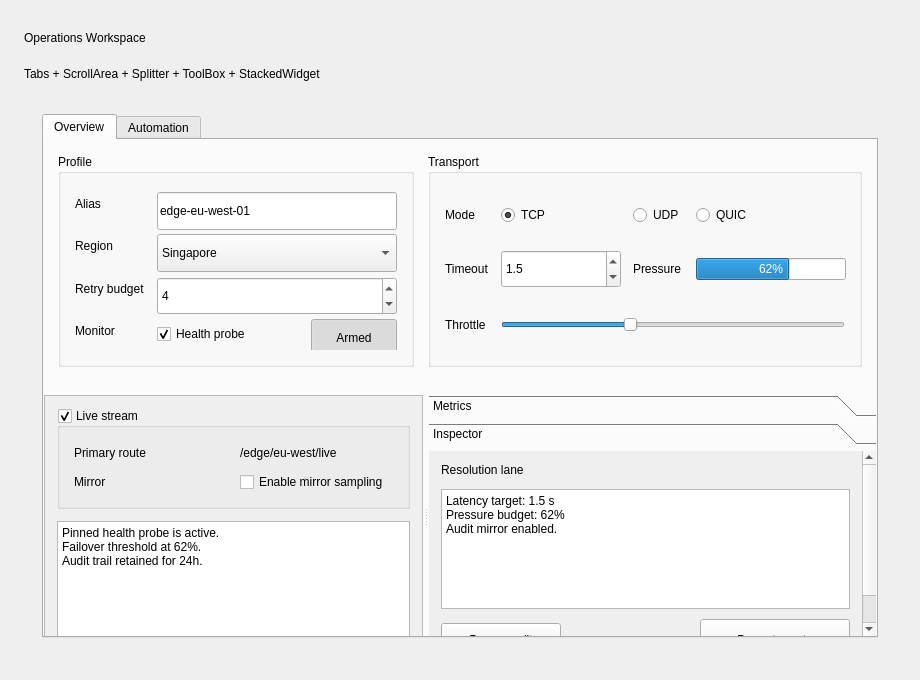
<?xml version="1.0" encoding="UTF-8"?>
<ui version="4.0">
 <class>ComplexWorkspaceCase</class>
 <widget class="QWidget" name="caseRoot">
  <property name="geometry"><rect><x>0</x><y>0</y><width>920</width><height>680</height></rect></property>
  <property name="minimumSize"><size><width>920</width><height>680</height></size></property>
  <layout class="QVBoxLayout" name="rootLayout">
   <property name="spacing"><number>12</number></property>
   <property name="leftMargin"><number>24</number></property>
   <property name="topMargin"><number>24</number></property>
   <property name="rightMargin"><number>24</number></property>
   <property name="bottomMargin"><number>24</number></property>
   <item>
    <widget class="QLabel" name="sampleLabel">
     <property name="minimumSize"><size><width>0</width><height>28</height></size></property>
     <property name="text"><string>Operations Workspace</string></property>
    </widget>
   </item>
   <item>
    <widget class="QLabel" name="subtitleLabel">
     <property name="minimumSize"><size><width>0</width><height>20</height></size></property>
     <property name="alignment"><set>Qt::AlignLeading|Qt::AlignLeft|Qt::AlignVCenter</set></property>
     <property name="text"><string>Tabs + ScrollArea + Splitter + ToolBox + StackedWidget</string></property>
    </widget>
   </item>
   <item>
    <widget class="QWidget" name="surfaceCard">
     <property name="sizePolicy"><sizepolicy hsizetype="Preferred" vsizetype="Expanding"><horstretch>0</horstretch><verstretch>0</verstretch></sizepolicy></property>
     <layout class="QVBoxLayout" name="cardLayout">
      <property name="spacing"><number>14</number></property>
      <property name="leftMargin"><number>18</number></property>
      <property name="topMargin"><number>18</number></property>
      <property name="rightMargin"><number>18</number></property>
      <property name="bottomMargin"><number>18</number></property>
      <item>
       <widget class="QTabWidget" name="workspaceTabs">
        <property name="sizePolicy"><sizepolicy hsizetype="Preferred" vsizetype="Expanding"><horstretch>0</horstretch><verstretch>0</verstretch></sizepolicy></property>
        <property name="currentIndex"><number>0</number></property>
        <widget class="QWidget" name="overviewTab">
         <attribute name="title"><string>Overview</string></attribute>
         <layout class="QVBoxLayout" name="overviewLayout">
          <property name="spacing"><number>14</number></property>
          <property name="leftMargin"><number>0</number></property>
          <property name="topMargin"><number>0</number></property>
          <property name="rightMargin"><number>0</number></property>
          <property name="bottomMargin"><number>0</number></property>
          <item>
           <widget class="QWidget" name="surfaceInset">
            <layout class="QHBoxLayout" name="topRowLayout">
             <property name="spacing"><number>14</number></property>
             <property name="leftMargin"><number>14</number></property>
             <property name="topMargin"><number>14</number></property>
             <property name="rightMargin"><number>14</number></property>
             <property name="bottomMargin"><number>14</number></property>
             <item>
              <widget class="QGroupBox" name="profileGroup">
               <property name="title"><string>Profile</string></property>
               <layout class="QFormLayout" name="profileForm">
                <property name="spacing"><number>12</number></property>
                <property name="leftMargin"><number>14</number></property>
                <property name="topMargin"><number>18</number></property>
                <property name="rightMargin"><number>14</number></property>
                <property name="bottomMargin"><number>14</number></property>
                <item row="0" column="0"><widget class="QLabel" name="leftCaption"><property name="alignment"><set>Qt::AlignLeading|Qt::AlignLeft|Qt::AlignVCenter</set></property><property name="text"><string>Alias</string></property></widget></item>
                <item row="0" column="1"><widget class="QLineEdit" name="aliasEdit"><property name="minimumSize"><size><width>240</width><height>38</height></size></property><property name="placeholderText"><string>gateway alias</string></property><property name="text"><string>edge-eu-west-01</string></property></widget></item>
                <item row="1" column="0"><widget class="QLabel" name="leftCaption"><property name="alignment"><set>Qt::AlignLeading|Qt::AlignLeft|Qt::AlignVCenter</set></property><property name="text"><string>Region</string></property></widget></item>
                <item row="1" column="1"><widget class="QComboBox" name="regionCombo"><property name="minimumSize"><size><width>240</width><height>38</height></size></property><property name="currentIndex"><number>2</number></property><item><property name="text"><string>Paris</string></property></item><item><property name="text"><string>Frankfurt</string></property></item><item><property name="text"><string>Singapore</string></property></item></widget></item>
                <item row="2" column="0"><widget class="QLabel" name="leftCaption"><property name="text"><string>Retry budget</string></property></widget></item>
                <item row="2" column="1"><widget class="QSpinBox" name="retrySpin"><property name="minimumSize"><size><width>120</width><height>38</height></size></property><property name="minimum"><number>1</number></property><property name="maximum"><number>12</number></property><property name="value"><number>4</number></property></widget></item>
                <item row="3" column="0"><widget class="QLabel" name="leftCaption"><property name="text"><string>Monitor</string></property></widget></item>
                <item row="3" column="1">
                 <widget class="QWidget" name="transparentRow">
                  <layout class="QHBoxLayout" name="monitorRow">
                   <property name="spacing"><number>12</number></property>
                   <property name="leftMargin"><number>0</number></property>
                   <property name="topMargin"><number>0</number></property>
                   <property name="rightMargin"><number>0</number></property>
                   <property name="bottomMargin"><number>0</number></property>
                   <item><widget class="QCheckBox" name="healthCheck"><property name="minimumSize"><size><width>130</width><height>24</height></size></property><property name="text"><string>Health probe</string></property><property name="checked"><bool>true</bool></property></widget></item>
                   <item><widget class="QToolButton" name="armButton"><property name="minimumSize"><size><width>86</width><height>38</height></size></property><property name="text"><string>Armed</string></property><property name="checkable"><bool>true</bool></property><property name="checked"><bool>true</bool></property></widget></item>
                  </layout>
                 </widget>
                </item>
               </layout>
              </widget>
             </item>
             <item>
              <widget class="QGroupBox" name="transportGroup">
               <property name="title"><string>Transport</string></property>
               <layout class="QGridLayout" name="transportGrid">
                <property name="spacing"><number>12</number></property>
                <property name="leftMargin"><number>14</number></property>
                <property name="topMargin"><number>18</number></property>
                <property name="rightMargin"><number>14</number></property>
                <property name="bottomMargin"><number>14</number></property>
                <item row="0" column="0"><widget class="QLabel" name="leftCaption"><property name="text"><string>Mode</string></property></widget></item>
                <item row="0" column="1"><widget class="QRadioButton" name="tcpRadio"><property name="text"><string>TCP</string></property><property name="checked"><bool>true</bool></property></widget></item>
                <item row="0" column="2"><widget class="QRadioButton" name="udpRadio"><property name="text"><string>UDP</string></property></widget></item>
                <item row="0" column="3"><widget class="QRadioButton" name="quicRadio"><property name="text"><string>QUIC</string></property></widget></item>
                <item row="1" column="0"><widget class="QLabel" name="leftCaption"><property name="text"><string>Timeout</string></property></widget></item>
                <item row="1" column="1"><widget class="QDoubleSpinBox" name="timeoutSpin"><property name="minimumSize"><size><width>120</width><height>38</height></size></property><property name="decimals"><number>1</number></property><property name="minimum"><double>0.5</double></property><property name="maximum"><double>10.0</double></property><property name="singleStep"><double>0.5</double></property><property name="value"><double>1.5</double></property></widget></item>
                <item row="1" column="2"><widget class="QLabel" name="leftCaption"><property name="text"><string>Pressure</string></property></widget></item>
                <item row="1" column="3"><widget class="QProgressBar" name="pressureBar"><property name="minimumSize"><size><width>150</width><height>22</height></size></property><property name="minimum"><number>0</number></property><property name="maximum"><number>100</number></property><property name="value"><number>62</number></property></widget></item>
                <item row="2" column="0"><widget class="QLabel" name="leftCaption"><property name="text"><string>Throttle</string></property></widget></item>
                <item row="2" column="1" colspan="3"><widget class="QSlider" name="throttleSlider"><property name="minimumSize"><size><width>260</width><height>24</height></size></property><property name="orientation"><enum>Qt::Horizontal</enum></property><property name="minimum"><number>0</number></property><property name="maximum"><number>100</number></property><property name="value"><number>37</number></property></widget></item>
               </layout>
              </widget>
             </item>
            </layout>
           </widget>
          </item>
          <item>
           <widget class="QSplitter" name="contentSplitter">
            <property name="orientation"><enum>Qt::Horizontal</enum></property>
            <property name="handleWidth"><number>6</number></property>
            <property name="sizePolicy"><sizepolicy hsizetype="Preferred" vsizetype="Expanding"><horstretch>0</horstretch><verstretch>0</verstretch></sizepolicy></property>
            <widget class="QScrollArea" name="activityScroll">
             <property name="minimumSize"><size><width>320</width><height>300</height></size></property>
             <property name="widgetResizable"><bool>true</bool></property>
             <widget class="QWidget" name="activityContent">
              <layout class="QVBoxLayout" name="activityLayout">
               <property name="spacing"><number>12</number></property>
               <property name="leftMargin"><number>12</number></property>
               <property name="topMargin"><number>12</number></property>
               <property name="rightMargin"><number>12</number></property>
               <property name="bottomMargin"><number>12</number></property>
               <item>
                <widget class="QGroupBox" name="streamGroup">
                 <property name="title"><string>Live stream</string></property>
                 <property name="checkable"><bool>true</bool></property>
                 <property name="checked"><bool>true</bool></property>
                 <layout class="QGridLayout" name="streamGrid">
                  <property name="spacing"><number>12</number></property>
                  <property name="leftMargin"><number>14</number></property>
                  <property name="topMargin"><number>18</number></property>
                  <property name="rightMargin"><number>14</number></property>
                  <property name="bottomMargin"><number>14</number></property>
                  <item row="0" column="0"><widget class="QLabel" name="leftCaption"><property name="text"><string>Primary route</string></property></widget></item>
                  <item row="0" column="1"><widget class="QLabel" name="rightCaption"><property name="text"><string>/edge/eu-west/live</string></property></widget></item>
                  <item row="1" column="0"><widget class="QLabel" name="leftCaption"><property name="text"><string>Mirror</string></property></widget></item>
                  <item row="1" column="1"><widget class="QCheckBox" name="mirrorCheck"><property name="text"><string>Enable mirror sampling</string></property></widget></item>
                 </layout>
                </widget>
               </item>
               <item><widget class="QPlainTextEdit" name="policyNotes"><property name="minimumSize"><size><width>220</width><height>96</height></size></property><property name="readOnly"><bool>true</bool></property><property name="plainText"><string>Pinned health probe is active.
Failover threshold at 62%.
Audit trail retained for 24h.</string></property></widget></item>
              </layout>
             </widget>
            </widget>
            <widget class="QToolBox" name="detailsToolBox">
             <property name="sizePolicy"><sizepolicy hsizetype="Preferred" vsizetype="Expanding"><horstretch>0</horstretch><verstretch>0</verstretch></sizepolicy></property>
             <property name="currentIndex"><number>1</number></property>
             <widget class="QWidget" name="metricsPage">
              <attribute name="label"><string>Metrics</string></attribute>
              <layout class="QVBoxLayout" name="metricsLayout">
               <property name="spacing"><number>12</number></property>
               <property name="leftMargin"><number>12</number></property>
               <property name="topMargin"><number>12</number></property>
               <property name="rightMargin"><number>12</number></property>
               <property name="bottomMargin"><number>12</number></property>
               <item><widget class="QLabel" name="sectionLabel"><property name="text"><string>Recent checkpoints</string></property></widget></item>
               <item><widget class="QTextEdit" name="metricsText"><property name="minimumSize"><size><width>220</width><height>120</height></size></property><property name="readOnly"><bool>true</bool></property><property name="plainText"><string>Warm-up tunnel armed.
3 retries budgeted.
Mirror sampling synchronized.</string></property></widget></item>
               <item><widget class="QProgressBar" name="syncBar"><property name="minimum"><number>0</number></property><property name="maximum"><number>100</number></property><property name="value"><number>84</number></property></widget></item>
              </layout>
             </widget>
             <widget class="QWidget" name="inspectorPage">
              <attribute name="label"><string>Inspector</string></attribute>
              <layout class="QVBoxLayout" name="inspectorLayout">
               <property name="spacing"><number>12</number></property>
               <property name="leftMargin"><number>12</number></property>
               <property name="topMargin"><number>12</number></property>
               <property name="rightMargin"><number>12</number></property>
               <property name="bottomMargin"><number>12</number></property>
               <item><widget class="QLabel" name="sectionLabel"><property name="text"><string>Resolution lane</string></property></widget></item>
               <item>
                <widget class="QStackedWidget" name="detailsStack">
                 <property name="sizePolicy"><sizepolicy hsizetype="Preferred" vsizetype="Expanding"><horstretch>0</horstretch><verstretch>0</verstretch></sizepolicy></property>
                 <property name="currentIndex"><number>1</number></property>
                 <widget class="QWidget" name="summaryPage">
                  <layout class="QVBoxLayout" name="summaryLayout">
                   <property name="spacing"><number>10</number></property>
                   <property name="leftMargin"><number>0</number></property>
                   <property name="topMargin"><number>0</number></property>
                   <property name="rightMargin"><number>0</number></property>
                   <property name="bottomMargin"><number>0</number></property>
                   <item><widget class="QLabel" name="rightCaption"><property name="text"><string>Route is pinned to the Paris region.</string></property></widget></item>
                  </layout>
                 </widget>
                 <widget class="QWidget" name="detailPage">
                  <layout class="QVBoxLayout" name="detailLayout">
                   <property name="spacing"><number>10</number></property>
                   <property name="leftMargin"><number>0</number></property>
                   <property name="topMargin"><number>0</number></property>
                   <property name="rightMargin"><number>0</number></property>
                   <property name="bottomMargin"><number>0</number></property>
                   <item><widget class="QTextEdit" name="detailText"><property name="minimumSize"><size><width>220</width><height>120</height></size></property><property name="readOnly"><bool>true</bool></property><property name="plainText"><string>Latency target: 1.5 s
Pressure budget: 62%
Audit mirror enabled.</string></property></widget></item>
                   <item>
                    <widget class="QWidget" name="transparentRow">
                     <layout class="QHBoxLayout" name="detailActionsRow">
                      <property name="spacing"><number>12</number></property>
                      <property name="leftMargin"><number>0</number></property>
                      <property name="topMargin"><number>0</number></property>
                      <property name="rightMargin"><number>0</number></property>
                      <property name="bottomMargin"><number>0</number></property>
                      <item><widget class="QPushButton" name="secondaryButton"><property name="minimumSize"><size><width>120</width><height>34</height></size></property><property name="text"><string>Pause audit</string></property></widget></item>
                      <item><spacer name="detailSpacer"><property name="orientation"><enum>Qt::Horizontal</enum></property><property name="sizeType"><enum>QSizePolicy::Expanding</enum></property><property name="sizeHint" stdset="0"><size><width>40</width><height>20</height></size></property></spacer></item>
                      <item><widget class="QPushButton" name="primaryButton"><property name="minimumSize"><size><width>150</width><height>42</height></size></property><property name="text"><string>Promote route</string></property></widget></item>
                     </layout>
                    </widget>
                   </item>
                  </layout>
                 </widget>
                </widget>
               </item>
              </layout>
             </widget>
            </widget>
           </widget>
          </item>
         </layout>
        </widget>
        <widget class="QWidget" name="automationTab">
         <attribute name="title"><string>Automation</string></attribute>
         <layout class="QVBoxLayout" name="automationLayout">
          <property name="spacing"><number>14</number></property>
          <property name="leftMargin"><number>0</number></property>
          <property name="topMargin"><number>0</number></property>
          <property name="rightMargin"><number>0</number></property>
          <property name="bottomMargin"><number>0</number></property>
          <item>
           <widget class="QGroupBox" name="scheduleGroup">
            <property name="title"><string>Automation profile</string></property>
            <property name="checkable"><bool>true</bool></property>
            <property name="checked"><bool>true</bool></property>
            <layout class="QFormLayout" name="automationForm">
             <property name="spacing"><number>12</number></property>
             <property name="leftMargin"><number>14</number></property>
             <property name="topMargin"><number>18</number></property>
             <property name="rightMargin"><number>14</number></property>
             <property name="bottomMargin"><number>14</number></property>
             <item row="0" column="0"><widget class="QLabel" name="leftCaption"><property name="text"><string>Profile</string></property></widget></item>
             <item row="0" column="1"><widget class="QLineEdit" name="automationNameEdit"><property name="minimumSize"><size><width>260</width><height>38</height></size></property><property name="text"><string>nightly-rollout</string></property></widget></item>
             <item row="1" column="0"><widget class="QLabel" name="leftCaption"><property name="text"><string>Window</string></property></widget></item>
             <item row="1" column="1"><widget class="QComboBox" name="windowCombo"><property name="minimumSize"><size><width>220</width><height>38</height></size></property><property name="currentIndex"><number>1</number></property><item><property name="text"><string>Every hour</string></property></item><item><property name="text"><string>Nightly</string></property></item><item><property name="text"><string>Manual only</string></property></item></widget></item>
             <item row="2" column="0"><widget class="QLabel" name="leftCaption"><property name="text"><string>Drift budget</string></property></widget></item>
             <item row="2" column="1"><widget class="QDoubleSpinBox" name="driftSpin"><property name="minimumSize"><size><width>140</width><height>38</height></size></property><property name="decimals"><number>1</number></property><property name="minimum"><double>0.1</double></property><property name="maximum"><double>5.0</double></property><property name="singleStep"><double>0.1</double></property><property name="value"><double>0.8</double></property></widget></item>
            </layout>
           </widget>
          </item>
          <item>
           <widget class="QWidget" name="surfaceInset">
            <layout class="QHBoxLayout" name="automationBottomRow">
             <property name="spacing"><number>14</number></property>
             <property name="leftMargin"><number>14</number></property>
             <property name="topMargin"><number>14</number></property>
             <property name="rightMargin"><number>14</number></property>
             <property name="bottomMargin"><number>14</number></property>
             <item>
              <widget class="QWidget" name="leftAutomationPane">
               <property name="sizePolicy"><sizepolicy hsizetype="Expanding" vsizetype="Preferred"><horstretch>0</horstretch><verstretch>0</verstretch></sizepolicy></property>
               <layout class="QVBoxLayout" name="queueLayout">
                <property name="spacing"><number>12</number></property>
                <property name="leftMargin"><number>0</number></property>
                <property name="topMargin"><number>0</number></property>
                <property name="rightMargin"><number>0</number></property>
                <property name="bottomMargin"><number>0</number></property>
                <item><widget class="QLabel" name="sectionLabel"><property name="text"><string>Queued tasks</string></property></widget></item>
                <item><widget class="QPlainTextEdit" name="queueText"><property name="minimumSize"><size><width>240</width><height>130</height></size></property><property name="readOnly"><bool>true</bool></property><property name="plainText"><string>01  Warm-up all edge gateways
02  Flush stale sessions
03  Promote Paris route</string></property></widget></item>
               </layout>
              </widget>
             </item>
             <item>
              <widget class="QWidget" name="rightAutomationPane">
               <property name="sizePolicy"><sizepolicy hsizetype="Expanding" vsizetype="Preferred"><horstretch>0</horstretch><verstretch>0</verstretch></sizepolicy></property>
               <layout class="QVBoxLayout" name="releaseLayout">
                <property name="spacing"><number>12</number></property>
                <property name="leftMargin"><number>0</number></property>
                <property name="topMargin"><number>0</number></property>
                <property name="rightMargin"><number>0</number></property>
                <property name="bottomMargin"><number>0</number></property>
                <item><widget class="QLabel" name="sectionLabel"><property name="text"><string>Release note</string></property></widget></item>
                <item><widget class="QTextEdit" name="releaseText"><property name="minimumSize"><size><width>240</width><height>130</height></size></property><property name="readOnly"><bool>true</bool></property><property name="plainText"><string>Next rollout keeps QUIC disabled on shadow traffic.
Progressive enablement starts at 10%.</string></property></widget></item>
                <item><widget class="QSlider" name="rolloutSlider"><property name="orientation"><enum>Qt::Horizontal</enum></property><property name="minimum"><number>0</number></property><property name="maximum"><number>100</number></property><property name="value"><number>25</number></property></widget></item>
               </layout>
              </widget>
             </item>
            </layout>
           </widget>
          </item>
         </layout>
        </widget>
       </widget>
      </item>
     </layout>
    </widget>
   </item>
  </layout>
 </widget>
 <resources/>
 <connections/>
</ui>
